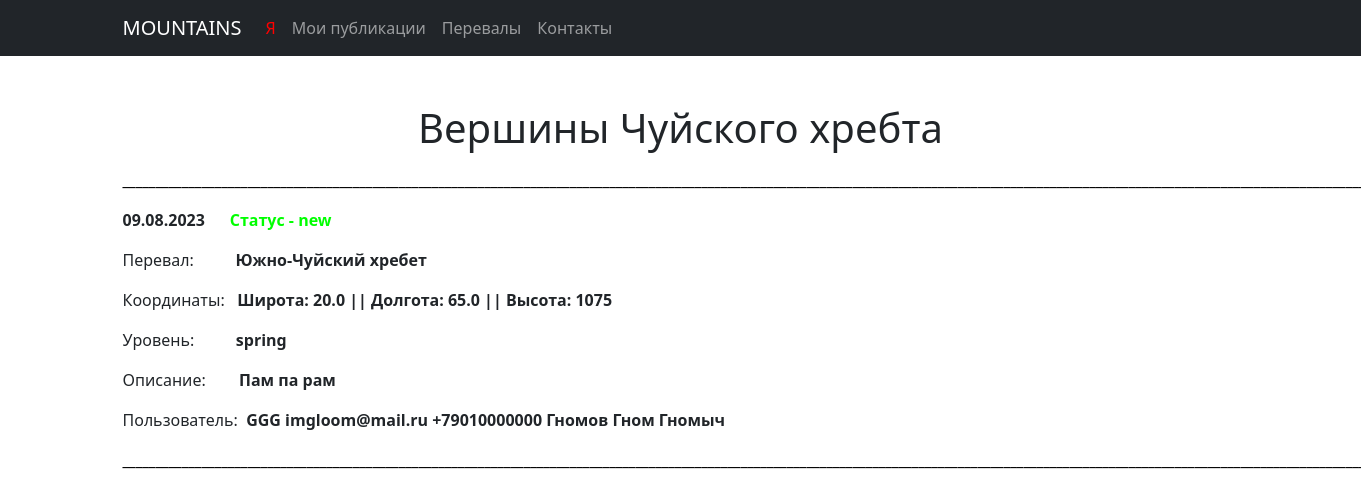
/mountains/50, run on an earlier commit of the app's database.
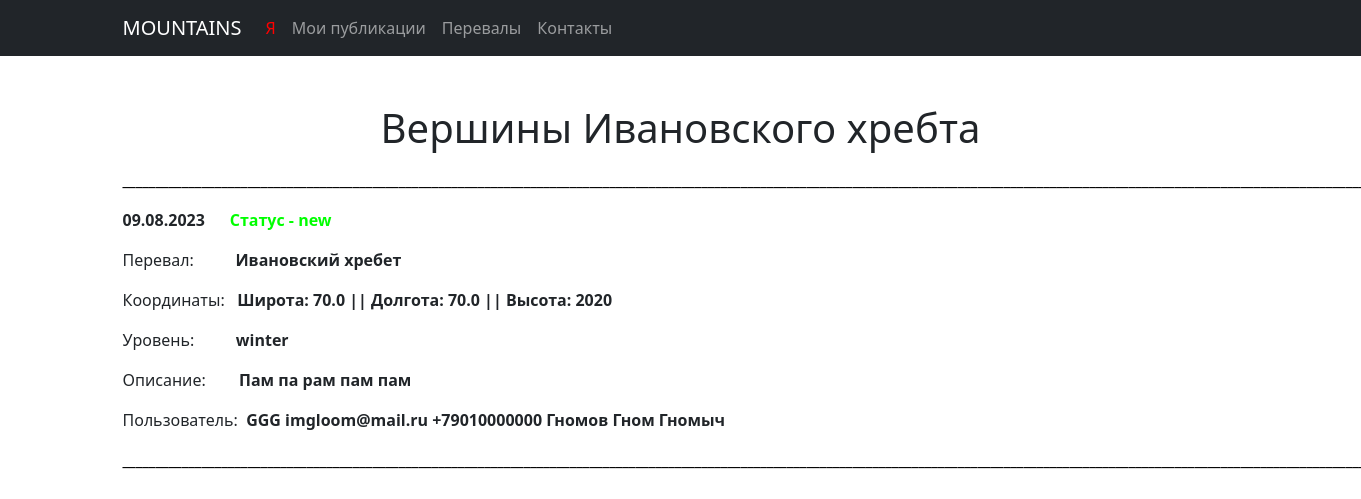
And on a later commit of the database.
### Point/models.py (models this page shows, shortened)
class Point(models.Model):
    pereval = models.ManyToManyField('Pereval', through = 'PointPereval', related_name='point')     # Связь с перевалами
    title = models.CharField(max_length=50)                                                         # Поле для заголовка
    description = models.TextField()                                                                 # Поле для описания
    coords = models.OneToOneField(Coords, on_delete=models.CASCADE)                # Поле с географическими координатами
    level = models.ManyToManyField('Level', through = 'PointLevel', related_name='point')   # Связь с уровнями сложности
    photo = models.ImageField(upload_to='photos/', null=True, blank=True)           # Определяем поле для вложений(фото)
    user = models.ForeignKey('Users', on_delete=models.CASCADE)                 # Связь «один ко многим» с моделью Users
    add_time = models.DateTimeField(auto_now_add=True)                                                # Время публикации
    status = models.ManyToManyField('Status', through = 'PointStatus', related_name='point')        # Связь со статусами

class Status(models.Model):
    NEW = 'new'
    PEN = 'pending'
    ACC = 'accepted'
    REJ = 'rejected'
    POSITION = [
        (NEW, 'new'),
        (PEN, 'pending'),
        (ACC, 'accepted'),
        (REJ, 'rejected'),
    ]
    name_status = models.CharField(max_length=20, choices = POSITION, default = NEW, unique=False)
    def __str__(self):
        return self.name_status

class Pereval(models.Model):
    PE = 'Планета Земля'
    PA = 'Памиро-Алай'
    A = 'Алтай'
    NSR = 'Северо-Чуйский хребет'
    SCR = 'Южно-Чуйский хребет'
    KR = 'Катунский хребет'
    FM = 'Фанские горы'
    HR = 'Гиссарский хребет (участок западнее перевала Анзоб)'
    MMK = 'Матчинский горный узел'
    TH = 'Горный узел Такали, Туркестанский хребет'
    HA = 'Высокий Алай'
    EA = 'Кичик-Алай и Восточный Алай'
    ALA = 'Аладаглар'
    T = 'Тавр'
    S = 'Саяны'
    RL = 'Хребет Листвяга'
    IR = 'Ивановский хребет'
    MMT = 'Массив Мунгун-Тайга'
    RTS = 'Хребет Цаган-Шибэту'
    RCH = 'Хребет Чихачева (Сайлюгем)'
    SHR = 'Шапшальский хребет'
    RSA = 'Хребет Южный Алтай'
    RMA = 'Хребет Монгольский Алтай'
    WS = 'Западный Саян'
    ES = 'Восточный Саян'
    KA = 'Кузнецкий Алатау'
    KUR = 'Курайский хребет'
    POSITIONS = [
        (PE, 'Планета Земля'),
        (PA, 'Памиро-Алай'),
        (A, 'Алтай'),
        (NSR, 'Северо-Чуйский хребет'),
        (SCR, 'Южно-Чуйский хребет'),
        (KR, 'Катунский хребет'),
        (FM, 'Фанские горы'),
        (HR, 'Гиссарский хребет (участок западнее перевала Анзоб)'),
        (MMK, 'Матчинский горный узел'),
        (TH, 'Горный узел Такали, Туркестанский хребет'),
        (HA, 'Высокий Алай'),
        (EA, 'Кичик-Алай и Восточный Алай'),
        (ALA, 'Аладаглар'),
        (T, 'Тавр'),
        (S, 'Саяны'),
        (RL, 'Хребет Листвяга'),
        (IR, 'Ивановский хребет'),
        (MMT, 'Массив Мунгун-Тайга'),
        (RTS, 'Хребет Цаган-Шибэту'),
        (RCH, 'Хребет Чихачева (Сайлюгем)'),
        (SHR, 'Шапшальский хребет'),
        (RSA, 'Хребет Южный Алтай'),
        (RMA, 'Хребет Монгольский Алтай'),
        (WS, 'Западный Саян'),
        (ES, 'Восточный Саян'),
        (KA, 'Кузнецкий Алатау'),
        (KUR, 'Курайский хребет'),
    ]
    name_pereval = models.CharField(max_length=60, choices = POSITIONS, default = PE, unique = True)

class Coords(models.Model):
    latitude = models.FloatField()                  # Широта
    longitude = models.FloatField()                 # Долгота
    height = models.IntegerField(default = 0)       # Высота
    def __str__(self):
        return f'Широта: {self.latitude} || Долгота: {self.longitude} || Высота: {self.height}'

class Level(models.Model):
    winter = 'winter'
    summer = 'summer'
    autumn = 'autumn'
    spring = 'spring'
    SEASON = [
        (winter, 'winter'),
        (summer, 'summer'),
        (autumn, 'autumn'),
        (spring, 'spring'),
    ]
    name_level = models.CharField(max_length=20, choices = SEASON, default = winter, unique=False)
    def __str__(self):
        return self.name_level

class Users(models.Model):
    objects = None
    user = models.OneToOneField(User, on_delete=models.CASCADE)        # Связь «один к одному» с встроенной моделью User
    email = models.EmailField(max_length=254)                          # Поле для email пользователя
    phone = models.CharField(max_length=20)                            # Поле для номера телефона пользователя
    surname = models.CharField(max_length=50)                          # Поле для фамилии пользователя
    name = models.CharField(max_length=50)                             # Поле для имени пользователя
    otchestvo = models.CharField(max_length=50, blank=True)            # Поле для отчества пользователя (необязательное,
    def __str__(self):
        return f'{self.user} {self.email} {self.phone} {self.surname} {self.name} {self.otchestvo}'

### Point/views.py (the view)
# urls.py: path('<int:pk>', PointDetail.as_view(), name='point_detail'),
class PointDetail(DetailView):                                         # Для отображения одного экземпляра таблицы из БД
    model = Point
    template_name = 'point_detail.html'
    context_object_name = 'point'

### templates/point_detail.html (shortened to what this page needs)
{% extends 'flatpages/default.html' %}
{% block title %}
<h1><p style="text-align: center;">{{ point.title }}</p></h1>
{% endblock title %}
{% block content %}
<p style="text-align: left;"><strong><span style="color: #000000;">_______________________________________________________________________________________________________________________________________________________________________________________________________</span></strong></p>
<p style="text-align: left;"><strong>{{ point.add_time|date:'d.m.Y' }}&nbsp; &nbsp; &nbsp; <span style="color: #00ff00;">Статус -</span> <span style="color: #00ff00;"> {% for status in point.status.all %}{{ status }}{% endfor %} </span> </strong></p>
<p style="text-align: left;">Перевал:&nbsp; &nbsp; &nbsp; &nbsp; &nbsp; <strong>{% for pereval in point.pereval.all %}{{ pereval.name_pereval }}{% endfor %}</strong></p>
<p style="text-align: left;">Координаты:&nbsp; &nbsp;<strong>{{ point.coords }}</strong></p>
<p style="text-align: left;">Уровень:&nbsp; &nbsp; &nbsp; &nbsp; &nbsp; <strong>{% for level in point.level.all %}{{ level }}{% endfor %}</strong></p>
<p style="text-align: left;">Описание:&nbsp; &nbsp; &nbsp; &nbsp; <strong>{{ point.description }}</strong></p>
<p style="text-align: left;">Пользователь:&nbsp; <strong>{{ point.user }}</strong></p>
<p style="text-align: left;"><strong><span style="color: #000000;">______________________________________________________________________________________________________________________________________________________________________________________________________</span></strong></p>
{% endblock content %}

What changed in the data, as far as the page shows it:
no longer on this page (row unchanged): Pereval: name_pereval "Южно-Чуйский хребет"
no longer on this page (row unchanged): Level: name_level "spring"
changed Point "GGG imgloom@mail.ru +79010000000 Гномов Гном Гномыч": title "Вершины Чуйского хребта" → "Вершины Ивановского хребта"; coords "Широта: 20.0 || Долгота: 65.0 || Высота: 1075" → "Широта: 70.0 || Долгота: 70.0 || Высота: 2020"; description "Пам па рам" → "Пам па рам пам пам"
now on this page (row unchanged): Pereval: name_pereval "Ивановский хребет"
now on this page (row unchanged): Level: name_level "winter"
